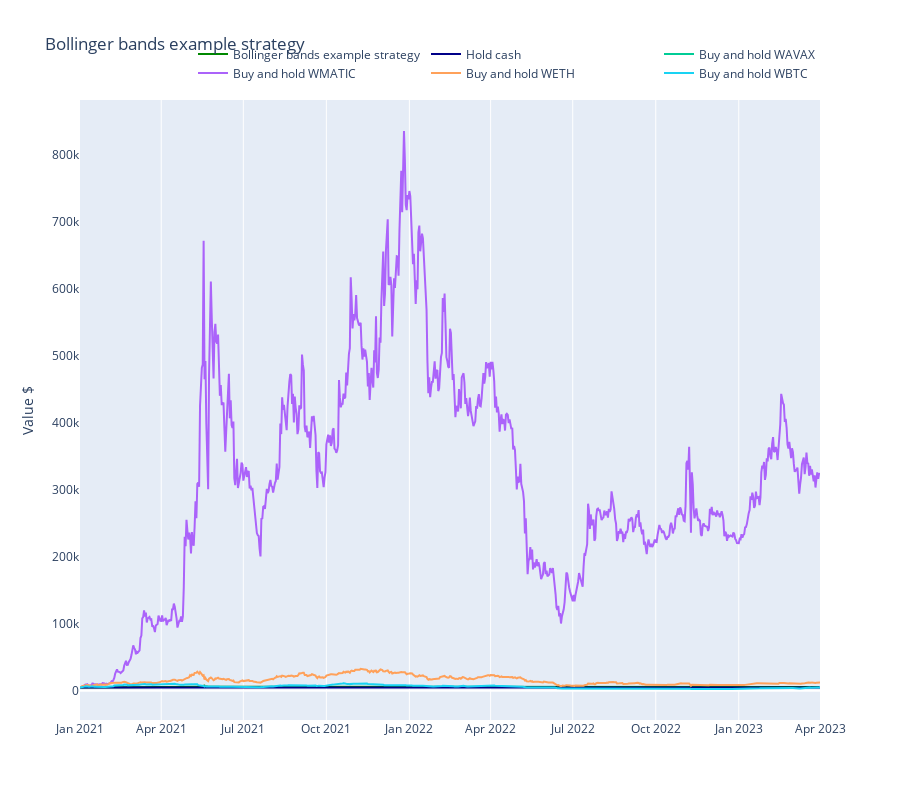

Notebook code for this chart:
### Markdown cell above
### Benchmarks

Here we benchmark the strategy performance against some baseline scenarios.

- Buy and hold US dollar
- Buy and hold any of our trading pairs


**Note**: This particular chart is not very useful as buy and hold MATIC vastly outperforms anything else.

### Code cell
from tradeexecutor.visual.benchmark import visualise_benchmark

# Benchmark strategy against buy and hold any of our traded assets
benchmarks = pd.DataFrame()
benchmarks.index = examined_candles.index
for pair_description in TRADING_PAIRS:
    token_symbol = pair_description[2]
    pair = universe.get_pair_by_human_description(pair_description)
    benchmarks[token_symbol] = universe.universe.candles.get_candles_by_pair(pair.internal_id)["close"]

fig = visualise_benchmark(
    "Bollinger bands example strategy",
    portfolio_statistics=state.stats.portfolio,
    all_cash=state.portfolio.get_initial_deposit(),
    benchmark_indexes=benchmarks,
    start_at=START_AT,
    end_at=END_AT,
    height=800
)

fig.show()

### Figure 1 — Plotly figure (JSON) as saved in the notebook; plotly's stock layout.template omitted (floating-point values rounded to 4 significant figures; data arrays with more than 128 entries replaced by an {"elided": "..."} marker saying what was removed)
{"data": [{"line": {"color": "#008800"}, "mode": "lines", "name": "Bollinger bands example strategy", "type": "scatter", "x": {"elided": "820 str values"}, "y": {"elided": "820 float values"}}, {"line": {"color": "#000088"}, "mode": "lines", "name": "Hold cash", "type": "scatter", "x": ["2021-01-01T00:00:00", "2023-04-01T00:00:00"], "y": [5000, 5000]}, {"mode": "lines", "name": "Buy and hold WAVAX", "type": "scatter", "x": {"elided": "821 str values"}, "y": {"elided": "821 null values"}}, {"mode": "lines", "name": "Buy and hold WMATIC", "type": "scatter", "x": {"elided": "821 str values"}, "y": {"elided": "821 float values"}}, {"mode": "lines", "name": "Buy and hold WETH", "type": "scatter", "x": {"elided": "821 str values"}, "y": {"elided": "821 float values"}}, {"mode": "lines", "name": "Buy and hold WBTC", "type": "scatter", "x": {"elided": "821 str values"}, "y": {"elided": "821 float values"}}], "layout": {"height": 800, "legend": {"orientation": "h", "x": 1, "xanchor": "right", "y": 1.02, "yanchor": "bottom"}, "title": {"text": "Bollinger bands example strategy"}, "xaxis": {"rangeslider": {"visible": false}}, "yaxis": {"showgrid": false, "title": {"text": "Value $"}}}}
